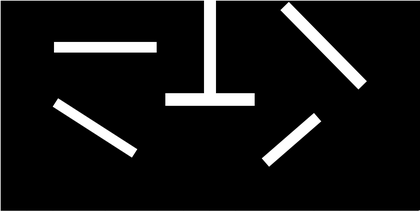
%> input picture map.png, 420 x 211 px, shrunk from 1260 x 634 before the run
$ octave imageprocess.m   (GNU Octave 9; MATLAB toolbox functions it lacks are replaced by stand-ins)
%> lines starting %> are read from the running program, lines starting %| are printed output that depends on the picture; in (x1, y1, x2, y2) boxes, pixels count from 0 and x2, y2 are one past the last pixel; in counts of white or black regions, pixels touching at a corner belong together; the program's own positions count from 1
img = imread('map.png');
%> img is the input picture: size 211x420x3 uint8; mean R, G, B 19.8, 19.8, 19.8
img = im2bw(img, 0);
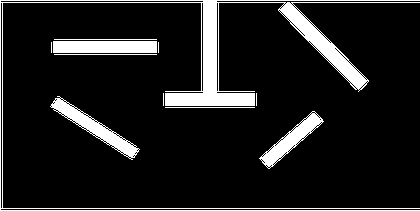
%> img: size 211x420 logical; 11.7% white; 11 white regions (4 under 20 px), largest, box (x1, y1, x2, y2) and area: (0, 0, 420, 211) 6459, (50, 96, 140, 160) 1257, (53, 41, 157, 53) 1248
img = img(4:size(img,1)-1, :);
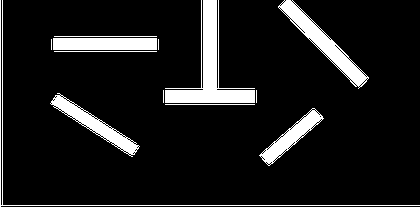
%> img: size 207x420 logical; 10.4% white; 13 white regions (4 under 20 px), largest, box (x1, y1, x2, y2) and area: (165, 0, 255, 103) 2682, (278, 0, 369, 89) 1673, (50, 93, 140, 157) 1257
img(:,2:3) = 0;
img(size(img,1),:) = 1;
img(1,:) = 1;
img(:,size(img,2)) = 1;
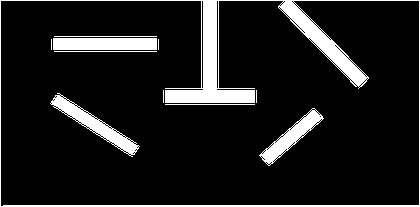
%> img: size 207x420 logical; 11.3% white; 11 white regions (4 under 20 px), largest, box (x1, y1, x2, y2) and area: (0, 0, 420, 207) 5998, (50, 93, 140, 157) 1257, (53, 38, 157, 50) 1248
figure
imshow(img)
robotwidth = 7;
robotradius = robotwidth / 2;
size(img)
%> ans = [207 420]
factor = size(img,1)/(4*12);
%> factor = 4.31
im = img;
for i = 1:size(img, 1)
    for j = 1:size(img,2)
       radius = ceil(robotradius * factor);
       x1 = i-radius;
       x2 = i+radius;
       y1 = j-radius;
       y2 = j+radius;
       if(x1<1)
           x1 = 1;
       elseif(x2>size(img,1))
           x2 = size(img,1);
       end
       if(y1<1)
           y1 = 1;
       elseif(y2>size(img,2))
           y2 = size(img,2);
       end
       if(img(i,j) == 1)
           im(x1:x2,y1:y2) = ones(x2-x1+1,y2-y1+1);
       end
    end
end
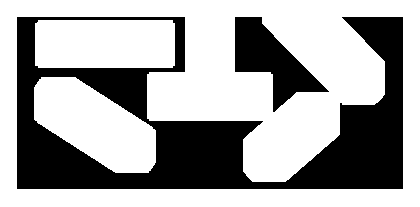
%> im: size 207x420 logical; 64.6% white; 2 black regions, box (x1, y1, x2, y2) and area: (17, 17, 403, 189) 26999, (235, 17, 329, 112) 3809
imshow(im);
